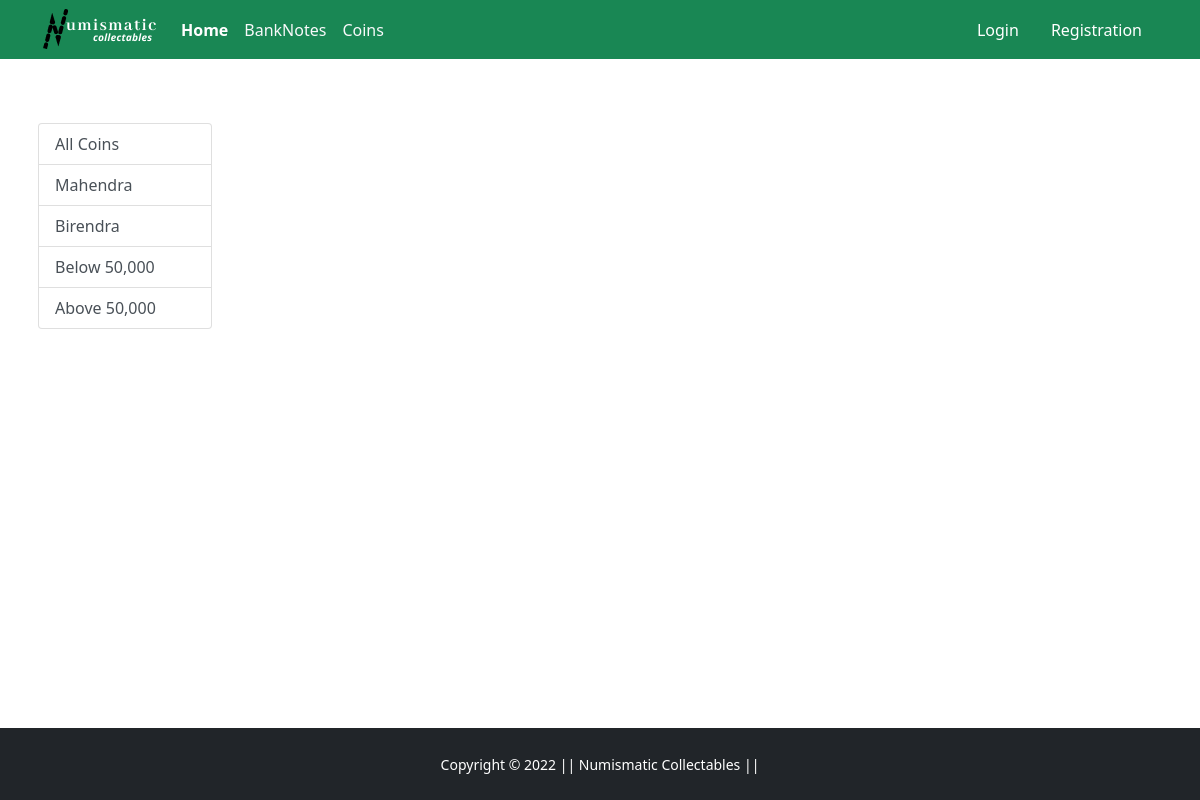
Before: /coins/ with the older database file.
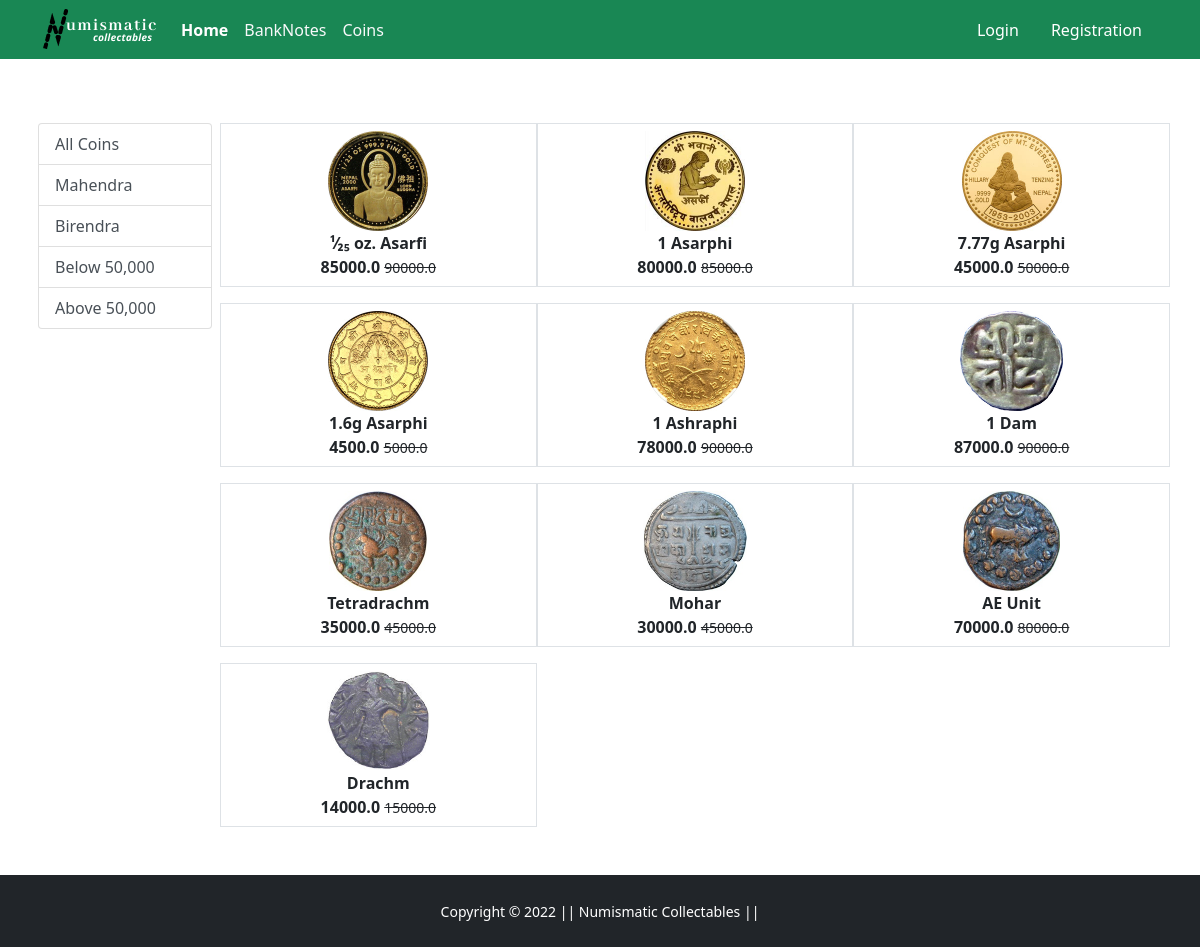
After: the same page with the newer database file.
### app/models.py (models this page shows, shortened)
class Product(models.Model):
    title = models.CharField(max_length=100)
    selling_price = models.FloatField()
    discounted_price = models.FloatField()
    description = models.TextField()
    brand = models.CharField(max_length=100)
    category = models.CharField(choices=CATEGORY_CHOICES, max_length=15)
    product_image = models.ImageField(upload_to="productimg")

### app/views.py (the view)
# urls.py: path('coins/', views.coins, name='coins'),
def coins(request, data=None):
    if data == None:
        coins = Product.objects.filter(category = 'Coins')
    elif data == 'Mahendra' or data == 'Birendra':
        coins = Product.objects.filter(category = 'Coins').filter(brand=data)
    elif data == 'below':
        coins = Product.objects.filter(category = 'Coins').filter(discounted_price__lt = 50000)
    elif data == 'above':
        coins = Product.objects.filter(category = 'Coins').filter(discounted_price__gt = 50000)
    return render(request, 'app/coin.html', {'coins':coins})

### app/templates/app/coin.html (shortened to what this page needs)
{% extends 'app/base.html' %}
{% load static %}
{% block main-content %}
<div class="container my-5">
 <div class="row">
  <div class="col-md-2 g-3">
    <div class="list-group">
        <a href="{% url 'coins' %}" class="list-group-item list-group-item-action">All Coins</a>
        <a href="{% url 'coinsdata' 'Mahendra' %}" class="list-group-item list-group-item-action">Mahendra</a>
        <a href="{% url 'coinsdata' 'Birendra' %}" class="list-group-item list-group-item-action">Birendra</a>
        <a href="{% url 'coinsdata' 'below' %}" class="list-group-item list-group-item-action">Below 50,000</a>
        <a href="{% url 'coinsdata' 'above' %}" class="list-group-item list-group-item-action">Above 50,000</a>
    </div>
  </div>
  <div class="col-md-10">
    <div class="row">
    {% for product in coins %}
        <div class="col-md-4 col-sm-2 text-center g-3 border">
            <a href="{% url 'product-detail' product.id %}" class="btn">
                <div class="item">
                    <img src="{{product.product_image.url}}" alt="" height="100">
                </div>
                <div class="fw-bold">{{product.title}}</div>
                <div class="fw-bold">{{product.discounted_price}}
                    <small class="fw-light text-decoration-line-through">{{product.selling_price}}</small>
                </div>
            </a>
        </div>
    {% endfor %}
    </div>
  </div>
 </div>
</div>
{% endblock main-content %}

Changed rows visible on the page:
now on this page (row edited): Product: product_image (picture), title "¹⁄₂₅ oz. Asarfi", discounted_price "85000.0", selling_price "90000.0"
now on this page (row edited): Product: product_image (picture), title "1 Asarphi", discounted_price "80000.0", selling_price "85000.0"
now on this page (row edited): Product: product_image (picture), title "7.77g Asarphi", discounted_price "45000.0", selling_price "50000.0"
now on this page (row edited): Product: product_image (picture), title "1.6g Asarphi", discounted_price "4500.0", selling_price "5000.0"
now on this page (row edited): Product: product_image (picture), title "1 Ashraphi", discounted_price "78000.0", selling_price "90000.0"
now on this page (row edited): Product: product_image (picture), title "1 Dam", discounted_price "87000.0", selling_price "90000.0"
now on this page (row edited): Product: product_image (picture), title "Tetradrachm", discounted_price "35000.0", selling_price "45000.0"
added Product: product_image (picture), title "Mohar", discounted_price "30000.0", selling_price "45000.0"
added Product: product_image (picture), title "AE Unit", discounted_price "70000.0", selling_price "80000.0"
added Product: product_image (picture), title "Drachm", discounted_price "14000.0", selling_price "15000.0"
